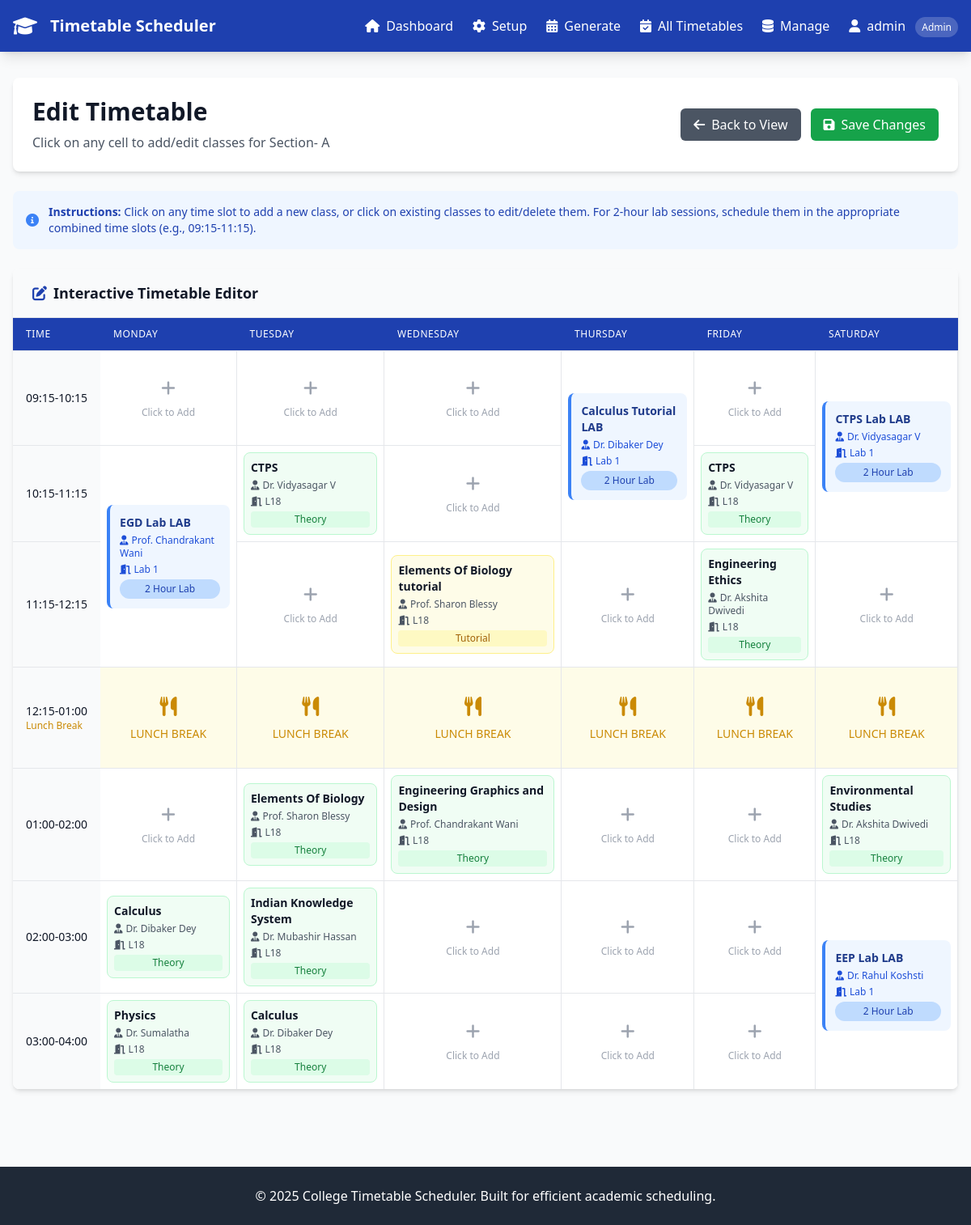
The app's page /suggest_changes/2 (signed in) with its own data.
### app.py (models this page shows)
class Batch(db.Model):
    id = db.Column(db.Integer, primary_key=True)
    name = db.Column(db.String(50), nullable=False)
    year = db.Column(db.Integer, nullable=False)
    semester = db.Column(db.Integer, nullable=False)
    department = db.Column(db.String(50), nullable=False)
    strength = db.Column(db.Integer, nullable=False)

class Subject(db.Model):
    id = db.Column(db.Integer, primary_key=True)
    name = db.Column(db.String(100), nullable=False)
    code = db.Column(db.String(20), unique=True, nullable=False)
    semester = db.Column(db.Integer, nullable=False)
    department = db.Column(db.String(50), nullable=False)
    hours_per_week = db.Column(db.Integer, nullable=False)
    type = db.Column(db.String(20), default='theory')  # theory, practical, tutorial
    faculty = db.relationship('Faculty', secondary=subject_faculty, backref='subjects')

class Faculty(db.Model):
    id = db.Column(db.Integer, primary_key=True)
    name = db.Column(db.String(100), nullable=False)
    email = db.Column(db.String(100), unique=True, nullable=True)
    department = db.Column(db.String(50))
    max_hours_per_day = db.Column(db.Integer, default=6)
    avg_leaves_per_month = db.Column(db.Integer, default=2)

class Classroom(db.Model):
    id = db.Column(db.Integer, primary_key=True)
    name = db.Column(db.String(50), nullable=False)
    capacity = db.Column(db.Integer, nullable=False)
    type = db.Column(db.String(20), default='regular')  # regular, lab, auditorium
    is_available = db.Column(db.Boolean, default=True)

### app.py (the view)
@app.route('/suggest_changes/<int:batch_id>')
def suggest_changes(batch_id):
    if 'user_id' not in session or session.get('user_role') != 'admin':
        flash('Access denied. Admin privileges required.', 'error')
        return redirect(url_for('login'))
    batch = Batch.query.get_or_404(batch_id)
    timetable_entries = db.session.query(Timetable, Subject, Faculty, Classroom).join(
        Subject, Timetable.subject_id == Subject.id
    ).join(
        Faculty, Timetable.faculty_id == Faculty.id
    ).join(
        Classroom, Timetable.classroom_id == Classroom.id
    ).filter(Timetable.batch_id == batch_id).all()
    subjects = Subject.query.all()
    faculties = Faculty.query.all()
    classrooms = Classroom.query.all()
    days = ['Monday', 'Tuesday', 'Wednesday', 'Thursday', 'Friday', 'Saturday']
    time_slots = ['09:15-10:15', '10:15-11:15', '11:15-12:15', '12:15-01:00', '01:00-02:00', '02:00-03:00', '03:00-04:00']
    all_time_slots = time_slots + ['09:15-11:15', '10:15-12:15', '01:00-03:00', '02:00-04:00']
    timetable = {}
    for day in days:
        timetable[day] = {}
        for time_slot in all_time_slots:
            timetable[day][time_slot] = None
    for entry, subject, faculty, classroom in timetable_entries:
        timetable[entry.day_of_week][entry.time_slot] = {
            'id': entry.id,
            'subject': subject.name,
            'subject_id': subject.id,
            'faculty': faculty.name,
            'faculty_id': faculty.id,
            'classroom': classroom.name,
            'classroom_id': classroom.id,
            'type': subject.type
        }
    return render_template('edit_timetable.html',
                         batch=batch,
                         timetable=timetable,
                         days=days,
                         time_slots=time_slots,
                         subjects=subjects,
                         faculties=faculties,
                         classrooms=classrooms)

### templates/edit_timetable.html (shortened to what this page needs)
{% extends "base.html" %}
{% block content %}
<div class="space-y-6">
    <div class="bg-white rounded-lg shadow-md p-6">
        <div class="flex items-center justify-between">
            <div>
                <h1 class="text-3xl font-bold text-gray-900">Edit Timetable</h1>
                <p class="text-gray-600 mt-2">Click on any cell to add/edit classes for {{ batch.name }}</p>
            </div>
            <div class="flex space-x-3">
                <a href="{{ url_for('view_timetable', batch_id=batch.id) }}" class="bg-gray-600 text-white px-4 py-2 rounded-md hover:bg-gray-700 transition duration-200">
                    <i class="fas fa-arrow-left mr-2"></i>Back to View
                </a>
                <button onclick="saveAllChanges()" class="bg-green-600 text-white px-4 py-2 rounded-md hover:bg-green-700 transition duration-200">
                    <i class="fas fa-save mr-2"></i>Save Changes
                </button>
            </div>
        </div>
    </div>
    <div class="bg-blue-50 rounded-lg p-4">
        <div class="flex items-center">
            <i class="fas fa-info-circle text-blue-500 mr-3"></i>
            <div class="text-sm text-blue-800">
                <strong>Instructions:</strong> Click on any time slot to add a new class, or click on existing classes to edit/delete them.
                For 2-hour lab sessions, schedule them in the appropriate combined time slots (e.g., 09:15-11:15).
            </div>
        </div>
    </div>
    <div class="bg-white rounded-lg shadow-md overflow-hidden">
        <div class="px-6 py-4 bg-gray-50 border-b">
            <h2 class="text-lg font-semibold text-gray-900">
                <i class="fas fa-edit text-college-blue mr-2"></i>Interactive Timetable Editor
            </h2>
        </div>
        <div class="overflow-x-auto">
            <table class="min-w-full divide-y divide-gray-200">
                <thead class="bg-college-blue">
                    <tr>
                        <th class="px-4 py-3 text-left text-xs font-medium text-white uppercase tracking-wider">Time</th>
                        {% for day in days %}
                            <th class="px-4 py-3 text-left text-xs font-medium text-white uppercase tracking-wider">{{ day }}</th>
                        {% endfor %}
                    </tr>
                </thead>
                <tbody class="bg-white divide-y divide-gray-200">
                    {% set skip_cells = {} %}
                    {% for time_slot in time_slots %}
                        {% set is_lunch = time_slot == '12:15-01:00' %}
                        <tr class="{% if is_lunch %}bg-yellow-50{% else %}hover:bg-gray-50{% endif %}">
                            <td class="px-4 py-4 whitespace-nowrap text-sm font-medium text-gray-900 bg-gray-50">
                                {{ time_slot }}
                                {% if is_lunch %}
                                    <span class="block text-xs text-yellow-600">Lunch Break</span>
                                {% endif %}
                            </td>
                            {% for day in days %}
                                {% set skip_key = day + '_' + time_slot %}
                                {% if skip_key not in skip_cells %}
                                    {% set rowspan = 1 %}
                                    {% set entry = None %}
                                    {% set is_lab_start = false %}
                                    {% set lab_time_slot = time_slot %}
                                    {% if is_lunch %}
                                        <td class="px-4 py-4 text-sm text-gray-500 border-r border-gray-200">
                                            <div class="text-center text-yellow-600 font-medium py-4">
                                                <i class="fas fa-utensils text-2xl mb-2"></i>
                                                <div class="text-sm">LUNCH BREAK</div>
                                            </div>
                                        </td>
                                    {% else %}
                                        {% if time_slot == '09:15-10:15' and timetable[day]['09:15-11:15'] %}
                                            {% set entry = timetable[day]['09:15-11:15'] %}
                                            {% set rowspan = 2 %}
                                            {% set is_lab_start = true %}
                                            {% set lab_time_slot = '09:15-11:15' %}
                                            {% set _ = skip_cells.update({(day + '_10:15-11:15'): true}) %}
                                        {% elif time_slot == '10:15-11:15' and timetable[day]['10:15-12:15'] %}
                                            {% set entry = timetable[day]['10:15-12:15'] %}
                                            {% set rowspan = 2 %}
                                            {% set is_lab_start = true %}
                                            {% set lab_time_slot = '10:15-12:15' %}
                                            {% set _ = skip_cells.update({(day + '_11:15-12:15'): true}) %}
                                        {% elif time_slot == '01:00-02:00' and timetable[day]['01:00-03:00'] %}
                                            {% set entry = timetable[day]['01:00-03:00'] %}
                                            {% set rowspan = 2 %}
                                            {% set is_lab_start = true %}
                                            {% set lab_time_slot = '01:00-03:00' %}
                                            {% set _ = skip_cells.update({(day + '_02:00-03:00'): true}) %}
                                        {% elif time_slot == '02:00-03:00' and timetable[day]['02:00-04:00'] %}
                                            {% set entry = timetable[day]['02:00-04:00'] %}
                                            {% set rowspan = 2 %}
                                            {% set is_lab_start = true %}
                                            {% set lab_time_slot = '02:00-04:00' %}
                                            {% set _ = skip_cells.update({(day + '_03:00-04:00'): true}) %}
                                        {% else %}
                                            {% set entry = timetable[day][time_slot] %}
                                            {% set lab_time_slot = time_slot %}
                                        {% endif %}
                                        <td class="px-2 py-2 text-sm text-gray-500 border-r border-gray-200 cursor-pointer hover:bg-blue-50 transition-colors"
                                            {% if rowspan > 1 %}rowspan="{{ rowspan }}"{% endif %}
                                            onclick="openEditModal('{{ day }}', '{{ lab_time_slot }}', {{ entry|tojson if entry else 'null' }})">
                                            {% if entry %}
                                                {% if entry.type == 'practical' and is_lab_start %}
                                                    <div class="p-3 rounded-lg bg-blue-50 border-l-4 border-blue-500">
                                                        <div class="font-bold text-blue-900 mb-1">{{ entry.subject }} LAB</div>
                                                        <div class="text-xs text-blue-700 mb-1">
                                                            <i class="fas fa-user-tie mr-1"></i>{{ entry.faculty }}
                                                        </div>
                                                        <div class="text-xs text-blue-700 mb-1">
                                                            <i class="fas fa-door-open mr-1"></i>{{ entry.classroom }}
                                                        </div>
                                                        <div class="text-xs font-medium text-blue-800 bg-blue-200 px-2 py-1 rounded-full text-center">
                                                            2 Hour Lab
                                                        </div>
                                                    </div>
                                                {% else %}
                                                    <div class="p-2 rounded-lg {% if entry.type == 'practical' %}bg-blue-50 border border-blue-200{% elif entry.type == 'tutorial' %}bg-yellow-50 border border-yellow-200{% else %}bg-green-50 border border-green-200{% endif %}">
                                                        <div class="font-semibold text-gray-900 text-sm mb-1">{{ entry.subject }}</div>
                                                        <div class="text-xs text-gray-600 mb-1">
                                                            <i class="fas fa-user-tie mr-1"></i>{{ entry.faculty }}
                                                        </div>
                                                        <div class="text-xs text-gray-600 mb-1">
                                                            <i class="fas fa-door-open mr-1"></i>{{ entry.classroom }}
                                                        </div>
                                                        <div class="text-xs font-medium {% if entry.type == 'practical' %}text-blue-700 bg-blue-100{% elif entry.type == 'tutorial' %}text-yellow-700 bg-yellow-100{% else %}text-green-700 bg-green-100{% endif %} px-1 py-0.5 rounded text-center">
                                                            {{ entry.type.title() }}
                                                        </div>
                                                    </div>
                                                {% endif %}
                                            {% else %}
                                                <div class="text-center text-gray-400 py-6 hover:text-blue-500 transition-colors">
                                                    <i class="fas fa-plus text-xl mb-2"></i>
                                                    <div class="text-xs">Click to Add</div>
                                                </div>
                                            {% endif %}
                                        </td>
                                    {% endif %}
                                {% endif %}
                            {% endfor %}
                        </tr>
                    {% endfor %}
                </tbody>
            </table>
        </div>
    </div>
</div>
{% endblock %}

### records on screen
Batch: name "Section- A"
Subject: subject "Calculus Tutorial", type "practical" (drawn)
Faculty: faculty "Dr. Dibaker Dey", faculty "Dr. Dibaker Dey" "Dr. Dibaker Dey"
Classroom: classroom "Lab 1" "Lab 1" "Lab 1" "Lab 1"
Subject: subject "CTPS Lab", type "practical" (drawn)
Faculty: faculty "Dr. Vidyasagar V", faculty "Dr. Vidyasagar V" "Dr. Vidyasagar V"
Subject: subject "EGD Lab", type "practical" (drawn)
Faculty: faculty "Prof. Chandrakant Wani", faculty "Prof. Chandrakant Wani"
Subject: subject "CTPS" "CTPS", type "Theory" "Theory"
Classroom: classroom "L18" "L18" "L18" "L18" "L18" "L18" "L18" "L18" "L18" "L18" "L18"
Subject: subject "Elements Of Biology tutorial", type "Tutorial"
Faculty: faculty "Prof. Sharon Blessy" "Prof. Sharon Blessy"
Subject: subject "Engineering Ethics", type "Theory"
Faculty: faculty "Dr. Akshita Dwivedi" "Dr. Akshita Dwivedi"
Subject: subject "Elements Of Biology", type "Theory"
Subject: subject "Engineering Graphics and Design", type "Theory"
Subject: subject "Environmental Studies", type "Theory"
Subject: subject "Calculus" "Calculus", type "Theory" "Theory"
Subject: subject "Indian Knowledge System", type "Theory"
Faculty: faculty "Dr. Mubashir Hassan"
Subject: subject "EEP Lab", type "practical" (drawn)
Faculty: faculty "Dr. Rahul Koshsti"
Subject: subject "Physics", type "Theory"
Faculty: faculty "Dr. Sumalatha"

### other values on screen
{{ session.username }} "admin"
{{ day }} "MONDAY" "TUESDAY" "WEDNESDAY" "THURSDAY" "FRIDAY" "SATURDAY"
{{ time_slot }} "09:15-10:15" "10:15-11:15" "11:15-12:15" "12:15-01:00" "01:00-02:00" "02:00-03:00" "03:00-04:00"
